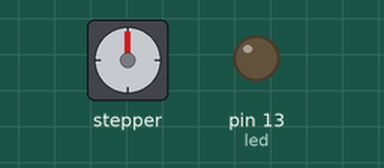
Recording of a sketch running on a simulated Arduino Mega 2560, built with avr-gcc and run on an emulated ATmega2560. Parts: stepper motor, output pins drawn as LEDs (lit = HIGH). Wiring (inferred from the names in the program): stepper motor driver (200 steps per turn assumed): step pin 26; direction pin 28; enable pin 24. Pins used as bus, display or sensor lines are not drawn.

Above: at 0.04 s.
Timing chart, 0 to 40.0 s (numbered marks = the images above):
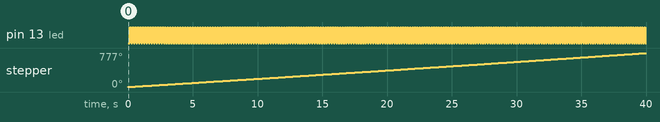

The sketch:

StepMotor_control.ino
```cpp
  int stepPin = 26;
  int dirPin = 28;
  int enPin = 24;
  int led = 13;
  boolean light = true;
  int i = 0;
  int speedos = 1;
  boolean rot1 = true;
  int way = 9600;
  int usk = 1600;
  float g = 0;

void setup() {
  // put your setup code here, to run once:
pinMode(stepPin, OUTPUT);
pinMode(dirPin, OUTPUT);
pinMode(enPin, OUTPUT);
pinMode(led, OUTPUT);
digitalWrite(enPin, LOW);
digitalWrite(stepPin, LOW);
digitalWrite(dirPin, rot1);
}

void loop() {
  // put your main code here, to run repeatedly:
  for (i = 0;i <=way; i++) {
    if (i < usk || (way - usk) < i){
      g = abs(i-0.5*way)/100;
      int(g);
    }
    else { g = 0;}
      digitalWrite(stepPin, HIGH);
      delay(speedos+g);
      digitalWrite(stepPin, LOW);
      light = !light;
      digitalWrite(led, light);
      delay(speedos+g);
  }
  delay(2000);
  rot1 = !rot1;
  digitalWrite(dirPin, rot1);

}
```

Measured:
- by itself, pin 13 (led): alternates HIGH for 0.09 s and LOW for 0.09 s
- by itself, stepper: keeps turning clockwise at about 19°/s
